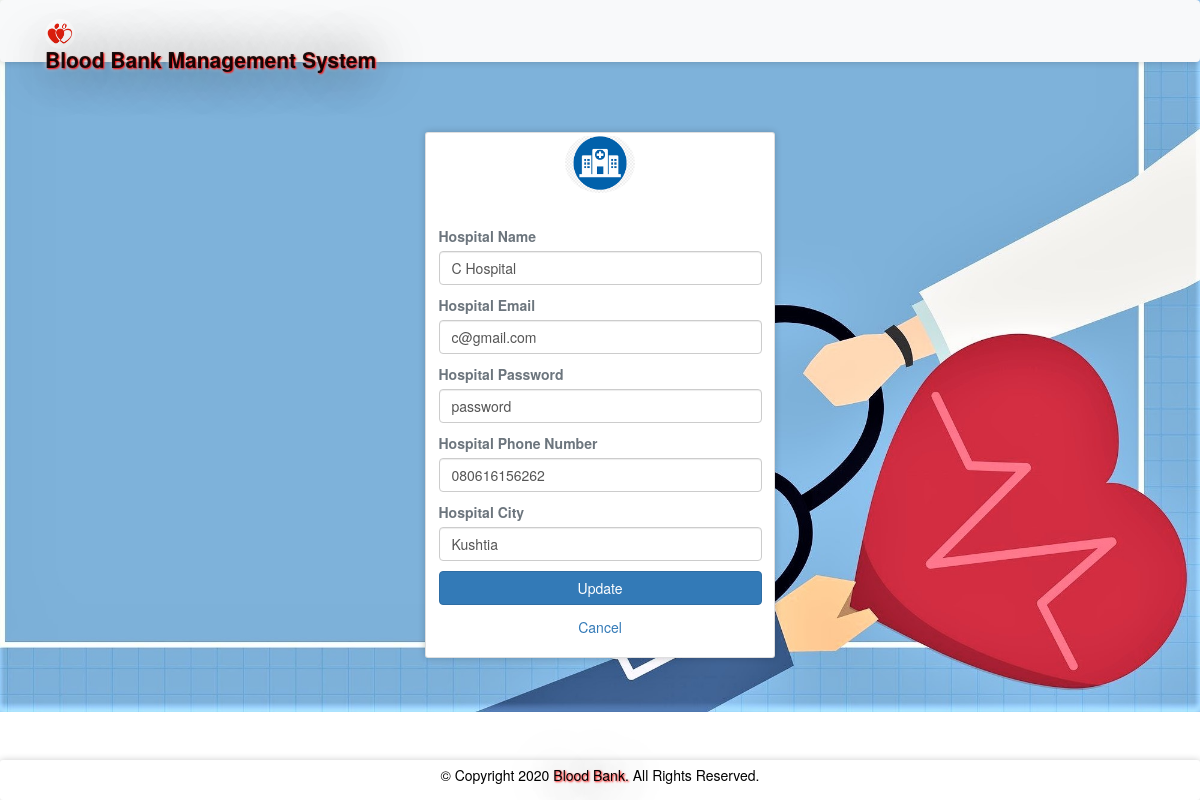
The app's page /hprofile.php (signed in) with its own data.
### tables this page shows
CREATE TABLE `hospitals` (
  `id` int(11) NOT NULL,
  `hname` varchar(100) NOT NULL,
  `hemail` varchar(100) NOT NULL,
  `hpassword` varchar(100) NOT NULL,
  `hphone` varchar(100) NOT NULL,
  `hcity` varchar(100) NOT NULL
);

### hprofile.php (the view, shortened to what this page needs)
<?php
require 'file/connection.php';
if(!isset($_SESSION['hid']))
{
  header('location:login.php');
}
else {
	if(isset($_SESSION['hid'])){
		$id=$_SESSION['hid'];
		$sql = "SELECT * FROM hospitals WHERE id='$id'";
		$result = mysqli_query($conn, $sql);
		$row = mysqli_fetch_array($result);
	}
}
?>
<!DOCTYPE html>
<html>
<?php require 'head.php';?>
<body>
	<?php require 'header.php'; ?>
	<div class="container cont">
		<div class="row justify-content-center">
			<div class="col-lg-4 col-md-4 col-sm-6 mb-5">
				<div class="card">
					<div class="media justify-content-center mt-1">
						<img src="image/hospital.png" alt="profile" class="rounded-circle" width="70" height="60">
					</div>
					<div class="card-body">
					   <form action="file/updateprofile.php" method="post">
					   	<label class="text-muted font-weight-bold" class="text-muted font-weight-bold">Hospital Name</label>
						<input type="text" name="hname" value="<?php echo $row['hname']; ?>" class="form-control mb-3">
						<label class="text-muted font-weight-bold">Hospital Email</label>
						<input type="email" name="hemail" value="<?php echo $row['hemail']; ?>" class="form-control mb-3">
						<label class="text-muted font-weight-bold">Hospital Password</label>
						<input type="text" name="hpassword" value="<?php echo $row['hpassword']; ?>" class="form-control mb-3">
						<label class="text-muted font-weight-bold">Hospital Phone Number</label>
						<input type="text" name="hphone" value="<?php echo $row['hphone']; ?>" class="form-control mb-3">
						<label class="text-muted font-weight-bold">Hospital City</label>
						<input type="text" name="hcity" value="<?php echo $row['hcity']; ?>" class="form-control mb-3">
						<input type="submit" name="update" class="btn btn-block btn-primary" value="Update">
					   </form>
					</div>
					<a href="hospitalpage.html" class="text-center">Cancel</a><br>
				</div>
			</div>
		</div>
	</div>
	<?php require 'footer.php'; ?>
</body>
</html>

### css/style.css (style rules this page uses)
.cont { padding-top: 40px; text-align: justify; font-size: 1em; }
.card ,nav, .footer,tr,video { border-radius: 3px; transition: all 200ms ease-out; box-shadow: 0px 0px 7px rgba(0, 0, 0, 0.2); }
.rounded-circle { margin-top: -2.5px; }
form { padding-top: 20px; }
a:link { text-decoration: none; }

### hprofile.php (style rules this page uses)
body { background: url(jastimage/bb18.jpg) no-repeat center; background-size: cover; min-height: 0; height: 650px; }

### records on screen
hospitals: hname "C Hospital", hemail "c@gmail.com", hpassword "password", hphone "080616156262", hcity "Kushtia"
